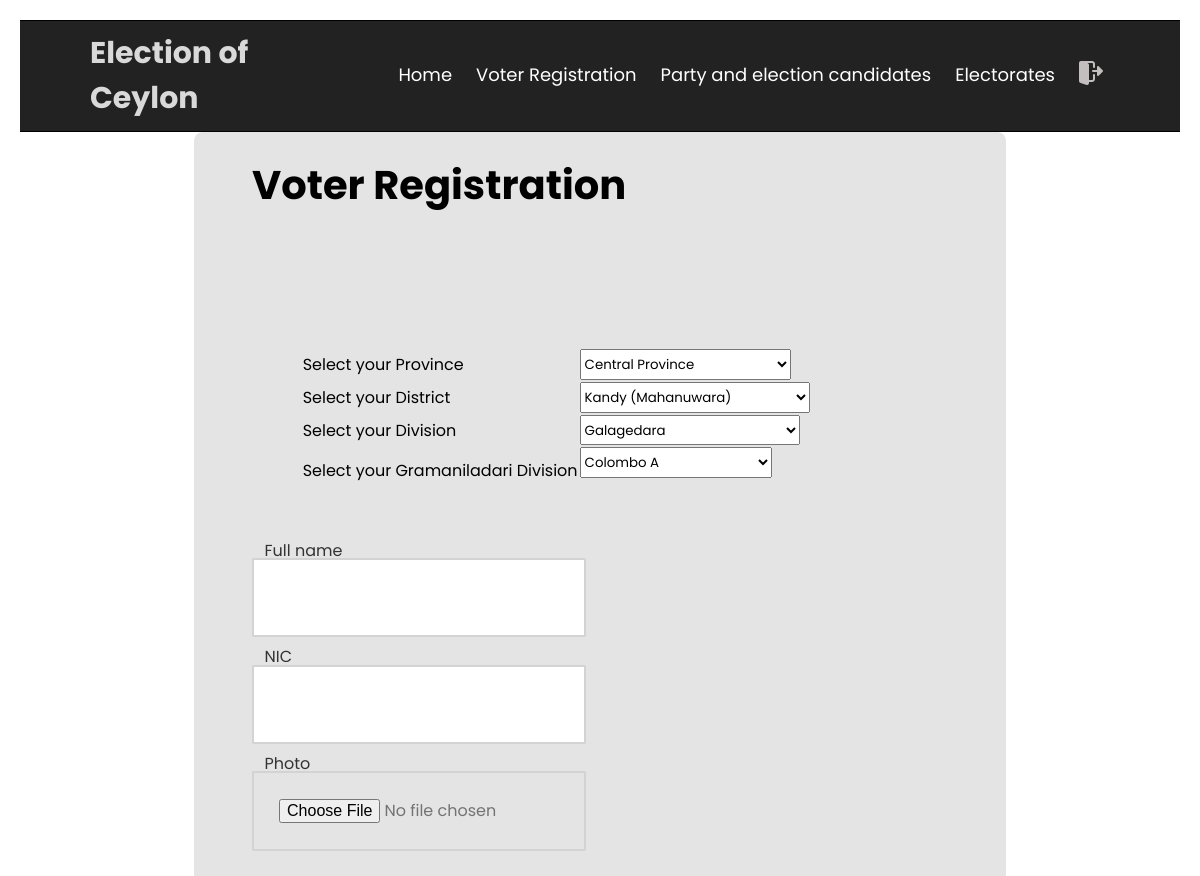
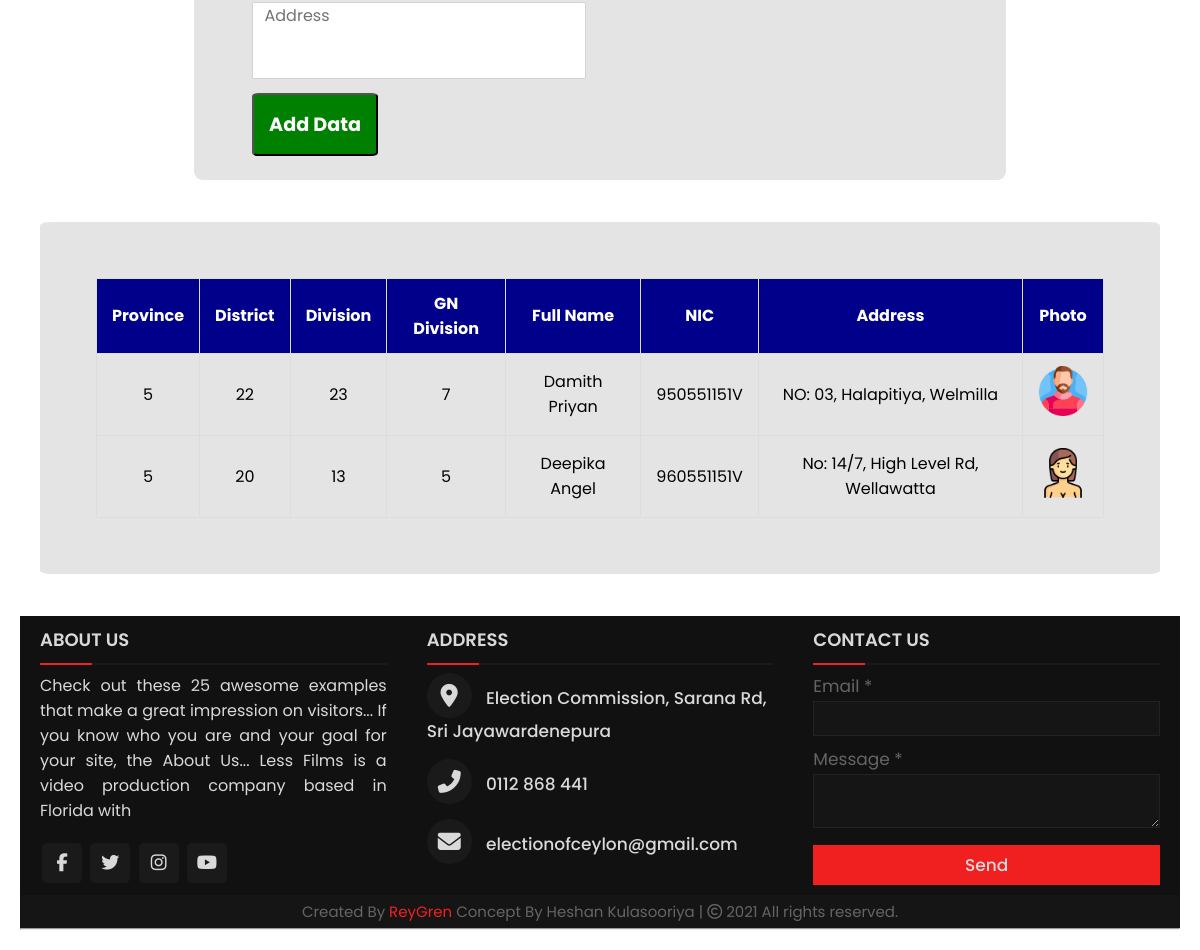
Page /admin/voter_register.php on the committed database (2 pictures, top to bottom).
### tables this page shows
CREATE TABLE `voter_registration` (
  `idvoter_registration` int NOT NULL AUTO_INCREMENT,
  `full_name` varchar(255) NOT NULL,
  `nic` varchar(12) NOT NULL,
  `address` varchar(255) NOT NULL,
  `photo` varchar(255) NOT NULL DEFAULT '',
  `province_idprovince` int NOT NULL,
  `district_iddistrict` int NOT NULL,
  `division_iddivision` int NOT NULL,
  `gn_division` int NOT NULL,
  PRIMARY KEY (`idvoter_registration`),
  UNIQUE KEY `nic_UNIQUE` (`nic`),
  KEY `fk_voter_registration_province_idx` (`province_idprovince`),
  KEY `fk_voter_registration_district1_idx` (`district_iddistrict`),
  KEY `fk_voter_registration_division1_idx` (`division_iddivision`),
  KEY `Ffk` (`gn_division`),
  CONSTRAINT `Ffk` FOREIGN KEY (`gn_division`) REFERENCES `gramaniladari_division` (`idgramaniladari_division`) ON DELETE CASCADE ON UPDATE CASCADE,
  CONSTRAINT `fk_voter_registration_district1` FOREIGN KEY (`district_iddistrict`) REFERENCES `district` (`iddistrict`) ON DELETE CASCADE ON UPDATE CASCADE,
  CONSTRAINT `fk_voter_registration_division1` FOREIGN KEY (`division_iddivision`) REFERENCES `division` (`iddivision`) ON DELETE CASCADE ON UPDATE CASCADE,
  CONSTRAINT `fk_voter_registration_province` FOREIGN KEY (`province_idprovince`) REFERENCES `province` (`idprovince`) ON DELETE CASCADE ON UPDATE CASCADE
);

### admin/voter_register.php (the view, shortened to what this page needs)
<?php
include '../DB/dbConnection.php';
?>
<!DOCTYPE html>
<html>
    <head>
        <link rel="stylesheet" href="../header.css">
        <link rel="stylesheet" href="../footer.css">
        <link rel="stylesheet" href="voter_register.css">
        <link rel="stylesheet" href="style.css">
    </head>
    <body>
        <?php
        include '../admin/header.php';
        ?>
        <form action="voter_register_insert.php" method="POST">
            <div class="text_one" style="height: auto; color: #000;">
                <div class="container">
                    <lable style="color: #000; font-weight: bold; font-size: 250%;">Voter Registration</lable>
                    <table class="table">
                        <table>
                        <tr>
                            <td> <label style="color: #000;">Select your Province</label></td>
                            <?php
                        $query = "SELECT * FROM `province`";
                        $query_run = mysqli_query($connection, $query);
                        ?>
                            <td><select
                                    <?php
                                    while ($row = mysqli_fetch_array($query_run)) {
                                        ?>
                                    class="ui_text_field" name="province" id="province" style="color: #000; width: 110%;" >
                                    <option style="color: #000; "><?php echo $row["province"]; ?></option>
                                <?php
                                        }
                                        ?>
                                </select></td>
                        </tr>
                        <tr>
                            <td> <label style="color: #000;">Select your District</label></td>
                            <?php
                        $query = "SELECT * FROM `district`";
                        $query_run = mysqli_query($connection, $query);
                        ?>
                            <td><select
                                    <?php
                                    while ($row = mysqli_fetch_array($query_run)) {
                                        ?>
                                    class="ui_text_field" name="district" id="district" style="color: #000; width: 120%;" >
                                    <option style="color: #000;"><?php echo $row["district"]; ?></option>
                                <?php
                                        }
                                        ?>
                                </select></td>
                        </tr>
                        <tr>
                             <?php
                        $query = "SELECT * FROM `division`";
                        $query_run = mysqli_query($connection, $query);
                        ?>
                            <td><label style="color: #000;"> Select your Division</label></td>
                            <td> <select
                                    <?php
                                    while ($row = mysqli_fetch_array($query_run)) {
                                        ?>
                                    class="ui_text_field" name="division" id="division" style="color: #000; width: 115%;">
                                    <option style="color: #000;"><?php echo $row["division"]; ?></option>
                                <?php
                                        }
                                        ?>
                                </select></td>
                        </tr>
                        <tr>
                            <?php
                        $query = "SELECT * FROM `gramaniladari_division`";
                        $query_run = mysqli_query($connection, $query);
                        ?>
                            <td> <label style="color: #000;">Select your Gramaniladari Division</label></td>
                            <td> <select
                                    <?php
                                    while ($row = mysqli_fetch_array($query_run)) {
                                        ?>
                                    class="ui_text_field" name="gndivision" id="gndivision" style="color: #000; width: 100%; margin-bottom: 15px;">
                                    <option style="color: #000; "><?php echo $row["gn_division"]; ?></option>
                                <?php
                                        }
                                        ?>
                                </select></td>
                        </tr>
                    </table>
                    <div class="ui_text_field">
                        <input type="text" name="fullName" id="fullName" onchange="this.setAttribute('value', this.value)">
                        <label>Full name</label>
                    </div>
                    <div class="ui_text_field">
                        <input type="text" name="nic" id="nic" onchange="this.setAttribute('value', this.value)">
                        <label>NIC</label>
                    </div>
                    <div class="ui_text_field">
                        <input type="file" name="photo" id="photo" placeholder="jpg, png, etc..">
                        <label>Photo</label>
                    </div>
                    <div class="ui_text_field">
                        <input type="text" name="address" id="address" value="" onchange="this.setAttribute('value', this.value)">
                        <label>Address</label>
                    </div>
                    <button type="submit" name="inservoterdetails" style="background-color: green; color: white; padding: 15px 15px 15px 15px; border-radius: 5%; font-weight: bold; font-size: larger; cursor: pointer;">Add Data</button>
                    </form>
            <div style="
                 margin:0;
                 padding:20px;
                 font-family: sans-serif;">
                 <?php
                 $query = "SELECT * FROM `voter_registration`";
                 $query_run = mysqli_query($connection, $query);
                 ?>
                <table class="table" >
                    <thead>
                        <tr>
                            <th>Province</th>
                            <th>District</th>
                            <th>Division</th>
                            <th>GN Division</th>
                            <th>Full Name</th>
                            <th>NIC</th>
                            <th>Address</th>
                            <th>Photo</th>
                        </tr>
                    </thead>
                            <tbody>
 <?php
                    if ($query_run) {
                        foreach ($query_run as $row) {
                            ?>
                                <tr>
                                    <td style="color: #000;" ><?php echo $row["province_idprovince"]; ?></td>
                                    <td style="color: #000;" ><?php echo $row["district_iddistrict"]; ?></td>
                                    <td style="color: #000;" ><?php echo $row["division_iddivision"]; ?></td>
                                    <td style="color: #000;" ><?php echo $row["gn_division"]; ?></td>
                                    <td style="color: #000;" ><?php echo $row["full_name"]; ?></td>
                                    <td style="color: #000;" ><?php echo $row["nic"]; ?></td>
                                    <td style="color: #000;" ><?php echo $row["address"]; ?></td>
                                    <td style="color: #000;" ><img src="
                                                                   <?php echo "../image/" . $row['photo']; ?>" width="50" height="50"></td>
                                </tr>
                            </tbody>
                            <?php
                        }
                    } else {
                        echo "No Recode found !";
                    }
                    ?>
                </table>
            </div>
            <?php
            include '../footer.php';
            ?>
    </body>
</html>

### header.css (style rules this page uses)
* { margin: 0; padding: 0; color: #f2f2f2; box-sizing: border-box; font-family: sans-serif; }

### footer.css (style rules this page uses)
* { margin: 0; padding: 0; color: #d9d9d9; box-sizing: border-box; font-family: 'Poppins', sans-serif; }

### admin/voter_register.css (style rules this page uses)
*,*:after,*:before { -webkit-box-sizing: border-box; -moz-box-sizing: border-box; -ms: border-box; -box-sizing: border-box; }
.container { width: 70%; margin: 0 auto; padding: 5%; border-radius: 1%; background: #e4e4e4; display: block; justify-content: center; padding-top: 2%; padding-bottom: 2%; }
table { width: 100%; margin: 2% 2% 2% 2%; padding: 5%; border-radius: 1%; background: #e4e4e4; display: block; justify-content: center; }
.ui_text_field { width: 60%; position: relative; padding-top: 2%; padding-bottom: 2%; }
.ui_text_field input { padding-top: 2%; padding-bottom: 2%; width: 80%; height: 1%; border-radius: 1%; padding: 6%; border: 1px solid lightgray; color: #737373; font-size: 1em; transition: all 0.3s ease-in-out; }
.ui_text_field label { position: absolute; left: 3%; top: 25%; transform: translateY(-50%); pointer-events: none; color: #737373; transition: all 0.3s ease-out; }
.ui_text_field input:not([value=""]) { border-width: 2px; }
.ui_text_field input:not([value=""]) + label { margin-top: -5%; color: #333; }
* { box-sizing: border-box; }
.table { width: 100%; border-collapse: collapse; }
.table td,.table th { padding:12px 15px; border:1px solid #ddd; text-align: center; font-size:16px; }
.table th { background-color: #545454; color:#ffffff; }

### admin/style.css (style rules this page uses)
body { margin:0; padding:20px; font-family: sans-serif; }
* { box-sizing: border-box; }
.table { width: 100%; border-collapse: collapse; margin-left:auto; margin-right:auto; }
.table td,.table th { padding:12px 15px; border:1px solid #ddd; text-align: center; font-size:16px; }
.table th { background-color: darkblue; color:#ffffff; }

### rows in the picture
voter_registration: province_idprovince "5", district_iddistrict "22", division_iddivision "23", gn_division "7", full_name "Damith Priyan", nic "950551151V", address "NO: 03, Halapitiya, Welmilla", photo (picture)
voter_registration: province_idprovince "5", district_iddistrict "20", division_iddivision "13", gn_division "5", full_name "Deepika Angel", nic "960551151V", address "No: 14/7, High Level Rd, Wellawatta", photo (picture)

### other values in the picture
form field province "Central Province"
form field district "Kandy (Mahanuwara)"
form field division "Galagedara"
form field gndivision "Colombo A"
